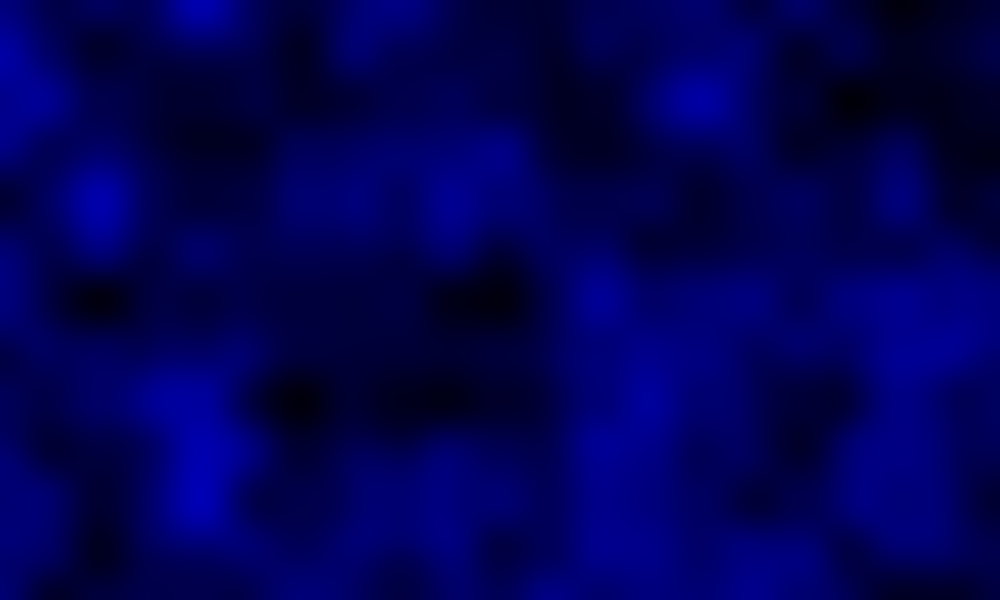
Frame 1 (no input)
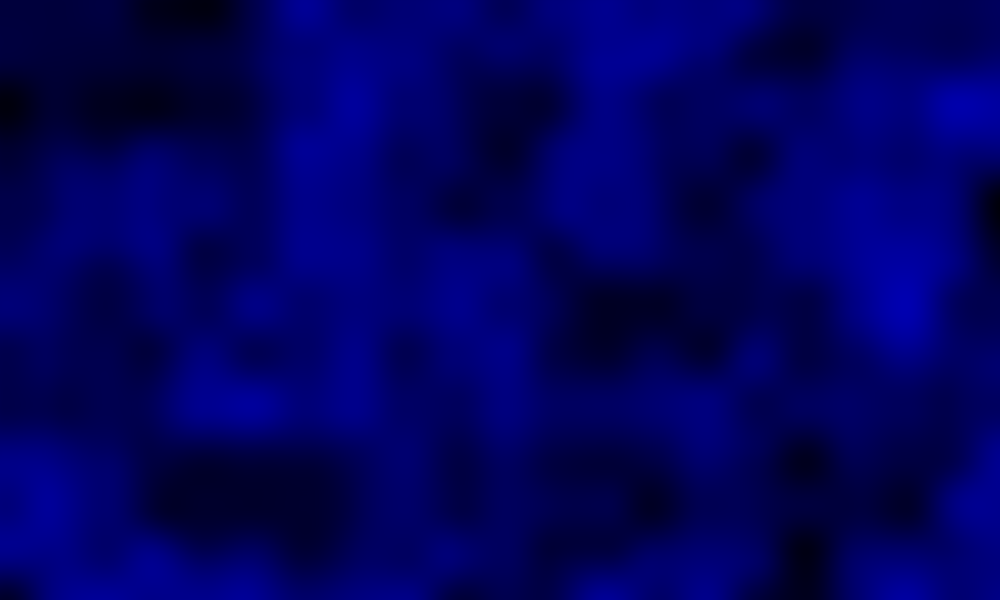
Frame 60 (the mouse pressed at the canvas centre just before this capture)
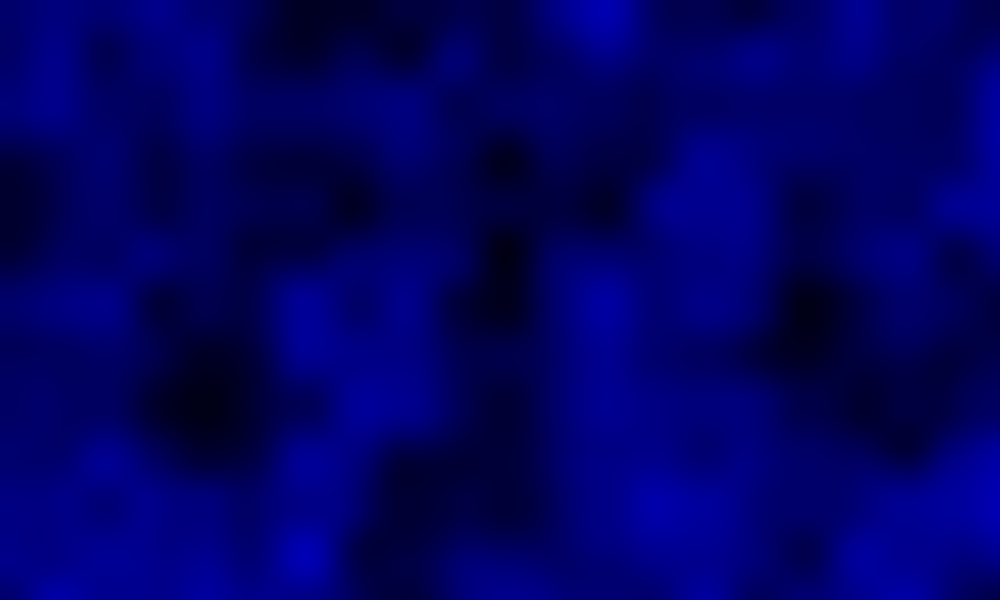
Frame 120 (the mouse held since frame 60 and released just before this capture)

The Processing sketch that drew these frames (run headless with seeded random() and noise(); from frame 60 on, the mouse is pressed at the canvas centre):

// Processing sketch: sketch_2d_noise
// ── sketch_2d_noise.pde
float t;

void setup(){
  size(1000,600);
  t = 0.0;
  noiseDetail(2);
}

void draw(){
  loadPixels();
  float xoff = 0.0 + t;
  for(int x = 0; x < width; x++){
    float yoff = 0.0 + t;
    for(int y = 0; y < height; y++) {
      //float bright = random(255);
      float bright = map(noise(xoff,yoff),0,1,0,255);
      pixels[x+y*width] = color(1/bright,1/bright,bright);
      yoff += 0.01;
    }
    xoff += 0.01;
  }
  updatePixels();
  t += 0.05;
}
